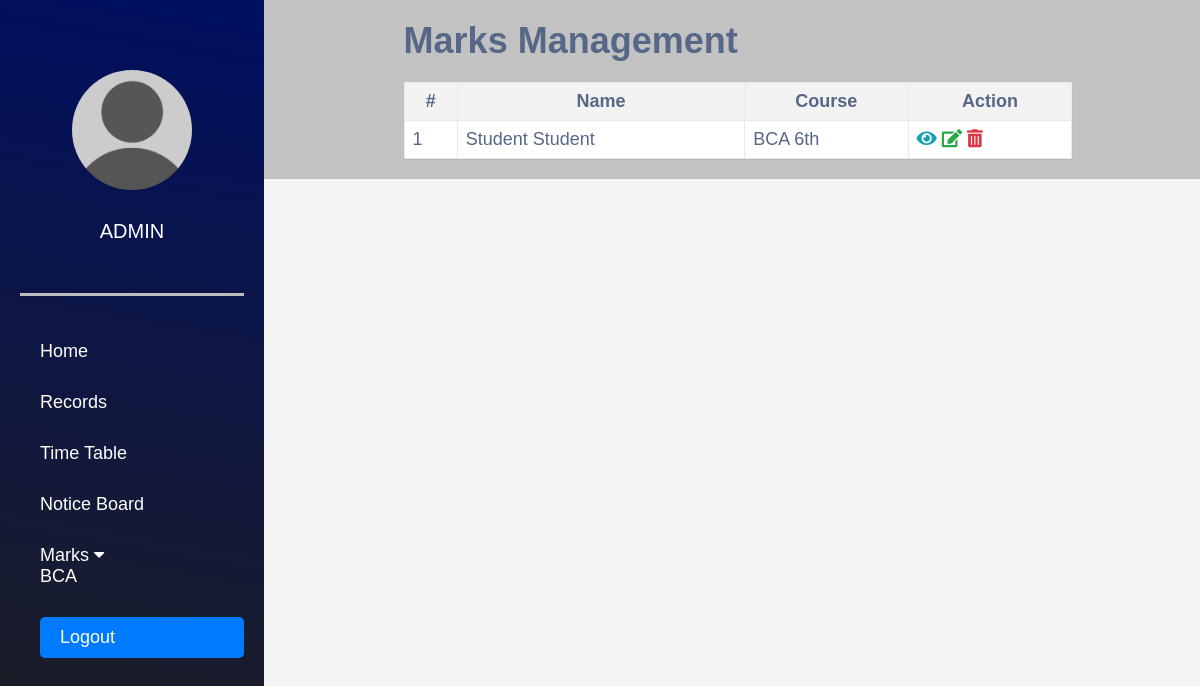
Page /sem6.php on the committed database.
### tables this page shows
CREATE TABLE `users` (
  `id` int(11) NOT NULL,
  `FirstName` varchar(50) DEFAULT NULL,
  `LastName` varchar(50) DEFAULT NULL,
  `DOB` date DEFAULT NULL,
  `Gender` enum('Male','Female','Other') NOT NULL,
  `Role` enum('student','teacher','admin') DEFAULT NULL,
  `Nationality` varchar(50) DEFAULT NULL,
  `User_id` int(100) NOT NULL,
  `Password` varchar(255) DEFAULT NULL,
  `Course` varchar(100) DEFAULT NULL,
  `Semester` varchar(50) DEFAULT NULL,
  `Email` varchar(100) DEFAULT NULL,
  `PhoneNumber` varchar(20) DEFAULT NULL,
  `Address` varchar(255) DEFAULT NULL,
  `EmergencyContactPersonName` varchar(100) DEFAULT NULL,
  `EmergencyContactNumber` tinytext DEFAULT NULL,
  `Photo` varchar(255) NOT NULL,
  `reset_token` varchar(255) NOT NULL
);

### sem6.php (the view, shortened to what this page needs)
<?php
include('dbconnection.php');
?>
<!DOCTYPE html>
<html lang="en">
<head>
    <link rel="stylesheet" href="src/style.css">
    <link rel="stylesheet" href="style.css">
    <link href="https://cdnjs.cloudflare.com/ajax/libs/font-awesome/5.15.4/css/all.min.css" rel="stylesheet">
    <link rel="stylesheet" href="https://cdnjs.cloudflare.com/ajax/libs/font-awesome/4.7.0/css/font-awesome.min.css">
</head>
<body>
    <div class="head_wrap">
        <div class="side_menu">
            <div class="avatar_profile">
                <img src="./src/images/ass.png" alt="">
            </div>
            <div class="student_info">
                <h3>Admin</h3>
            </div>
            <div class="navigation">
                <ul>
                    <li><a href="admin_dashboard.php">Home</a></li>
                    <li><a href="index1.php">Records</a></li>
                    <li><a href="table.php">Time Table</a></li>
                    <li><a href="noticeboard.php">Notice Board</a></li>
                    <li class="dropdown" id="marks-dropdown">
                    <div class="dropdown-btn">Marks
                    <i class="fa fa-caret-down"></i>
                </div>
                <div class="dropdown-container">
                    <a href="marks_portal.php">BCA</a>
  </div>
</li>
                    <a href="login1.php" class="logout-btn">Logout</a>
                </ul>
            </div>
        </div>
        <div class="info_tab">
            <div class="container-xl">
                <div class="table-responsive">
                    <div class="table-wrapper">
                        <div class="table-title">
                            <div class="row">
                                <div class="title">
                                    <h2>Marks <b>Management</b></h2>
                                </div>
                            </div>
                        </div>
                        <table class="table table-striped table-hover">
                            <thead>
                                <tr>
                                    <th>#</th>
                                    <th>Name</th>
                                    <th>Course</th>
                                    <th>Action</th>
                                </tr>
                            </thead>
                            <tbody>
                            <?php
            $sql = "SELECT * FROM users WHERE Role='student' AND Course='BCA' AND Semester='6th'";
            $result = mysqli_query($con, $sql);
            if (mysqli_num_rows($result) > 0) {
                $cnt = 1;
                while ($row = mysqli_fetch_assoc($result)) {
                    ?>
                    <tr>
                        <td><?php echo $cnt; ?></td>
                        <td><?php echo $row['FirstName'] . ' ' . $row['LastName']; ?></td>
                        <td><?php echo $row['Course'] . " " . $row['Semester']; ?></td>
                        <td>
                            <?php
                            $marks_exist_query = mysqli_prepare($con, "SELECT * FROM marks WHERE User_id=?");
                            mysqli_stmt_bind_param($marks_exist_query, "i", $row['id']);
                            mysqli_stmt_execute($marks_exist_query);
                            mysqli_stmt_store_result($marks_exist_query);
                            $num_rows = mysqli_stmt_num_rows($marks_exist_query);
                            if ($num_rows == 0) {
                                ?>
                                <a href="add_marks.php?addid=<?php echo htmlentities($row['id']); ?>"
                                    class="add-marks-btn" title="Add Marks" data-toggle="tooltip"><i class='fas fa-eye'></i></a>
                            <?php } ?>
                            <a href="edit_marks.php?editid=<?php echo htmlentities($row['id']); ?>"
                                class="edit-marks-btn" title="Edit Marks" data-toggle="tooltip"><i class='fas fa-edit'></i></a>
                            <a href="marks_portal.php?delid=<?php echo htmlentities($row['User_id']); ?>"
                                class="delete-btn" title="Delete" data-toggle="tooltip"><i class='fas fa-trash-alt'></i></a>
                        </td>
                    </tr>
                    <?php
                    $cnt++;
                }
            } else {
                ?>
                <tr>
                    <td colspan="6" style="text-align:center; color:red;">No Record Found</td>
                </tr>
            <?php } ?>
        </tbody>
    </table>
                    </div>
                </div>
            </div>
        </div>
    </div>
</body>
</html>

### src/style.css (style rules this page uses)
* { padding: 0px; margin: 0px; box-sizing: border-box; }
body { font-family: 'Poppins', sans-serif; color: #252525; font-size: 18px; }
body h1,h2, h3 { font-family: 'Work Sans', sans-serif; }
* { box-sizing: border-box; }
body { margin: 0; font-family: Arial, sans-serif; }
.row { display: flex; justify-content: space-between; }
img { width: 100%; height: auto; }
.head_wrap { display: flex; flex-direction: row; width: 100%; background: rgb(194, 194, 194); }
.side_menu { padding: 20px; width: 22%; color: white; background: linear-gradient(10deg, rgba(31,31,31,1) 0%, rgba(0,15,97,1) 100%); }
.info_tab { padding: 20px; width: 73%; }
.student_info { padding-top: 30px; display: flex; flex-direction: column; align-items: center; }
.student_info h3 { text-transform: uppercase; font-size: 20px; font-weight: 500; }
.avatar_profile { width: 120px; height: 120px; margin: auto; margin-top:50px ; }
.avatar_profile img { border-radius: 50%; object-fit: cover; width: 100%; height: 100%; }
.navigation ul { list-style: none; }
.navigation a { text-decoration: none; color: white; }
.navigation { border-top: 3px solid rgb(189, 189, 189); padding-top: 45px; margin-top: 50px; padding-left: 20px; }
.navigation ul { display: flex; flex-direction: column; gap: 30px; }
.logout-btn { display: inline-block; padding: 10px 20px; background-color: #007bff; color: #fff; text-decoration: none; border-radius: 5px; transition: background-color 0.3s ease; }
.side_menu { height:100vh; position:fixed; }
.info_tab { margin-left: 25%; }

### style.css (style rules this page uses)
* { padding: 0; margin: 0; box-sizing: border-box; }
html { font-size: 10px; font-family: 'Montserrat', sans-serif; scroll-behavior: smooth; }
a { text-decoration: none; }
img { height: 100%; width: 100%; object-fit: cover; }
.add-marks-btn { color: #17a2b8; }
.edit-marks-btn { color:#28a745; }
.delete-btn { color:#dc3545; }

### sem6.php (style rules this page uses)
body { font-family: Arial, sans-serif; background-color: #f5f5f5; color: #566787; }
.container-xl { width: 80%; margin: 0 auto; }
.table { width: 100%; border-collapse: collapse; background-color: #fff; box-shadow: 0 1px 1px rgba(0, 0, 0, 0.05); }
.row { display: flex; }
.table th, .table td { border: 1px solid #e9e9e9; padding: 8px; }
.table th { background-color: #f2f2f2; }
.table td { text-align: left; }
.table-title { font-size: 24px; margin-bottom: 20px; }
.title { text-align: center; }

### rows in the picture
users: FirstName "Student", LastName "Student", Course "BCA", Semester "6th"
